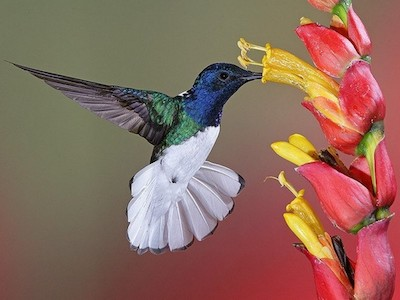
#> input picture data/bird.jpg, 400 x 300 px
$ jupyter execute --allow-errors 04-01-clustering-homework.ipynb   (shell and % lines are left out)
#> lines starting #> are read from the running program, lines starting #| are printed output that depends on the picture
# Домашняя работа 4. Кластеризация.

1. Скачайте этот ноутбук к себе.
2. Заполните пропущенные ячейки, отвечая на заданные вопросы. Там должен быть код! (если не сказано обратное)
3. Сохраните результат в своём гитхаб репозитории.
4. Пришлите на почту ml-teachers ссылку на этот файл в вашем репозитории.
5. В теме письма указать `ML Homework #4: Name Surname`. Если тема будет неправильная, то задание не будет проверено.

**Дедлайн**: 19.11.2017 00:00 OMSK

    После дедлайна можно сдать, но вы получите штраф по баллам в рейтинге.

**Рассылка решений**: 23.11.2017 17:00 OMSK

    После рассылки задания совсем не имеют веса.

### Полезная литература

- [Интересные алгоритмы кластеризации, часть первая: Affinity propagation](https://habrahabr.ru/post/321216/) и другие статьи цикла
- [Глава 7: кластеризация и визуализация. К. В. Воронцов](http://www.machinelearning.ru/wiki/images/6/6d/Voron-ML-1.pdf)
- [Документация sklearn.clustering](http://scikit-learn.org/stable/modules/clustering.html)
- [K-Means Clustering - The Math of Intelligence. Siraj Raval](https://www.youtube.com/watch?v=9991JlKnFmk) объяснение с программированием KMeans вручную

[cell 1]
#!pip3 install numpy pandas scipy sklearn matplotlib seaborn Pillow scikit-image

## 1. Изображения (6 баллов)

С помощью алгоритмов кластеризации можно уменьшить число цветов в изображении. В данном случае будут кластеризоваться похожие пиксели. Такой подход позволяет перейти к суперпиксельному представлению изображений, которое является более компактным и используется в задачах компьютерного зрения.

Загрузим картинку `data/bird.jpg` с помощью scikit-image и выведите ее с помощью matplotlib.

[cell 2]
from skimage.io import imread
from matplotlib import pyplot as plt
import numpy as np

img = imread("data/bird.jpg")
#> img is the input picture: shape (300, 400, 3); mean R, G, B 141.5, 106.3, 93.7
plt.imshow(img)

### 1.1 Scale (0.5 балла)

Если вы посмотрите на содержимое numpy массива, в котором хранится изображение, то увидите, что там будут числа от 0 до 255. Нам лучше перейти к числам от 0 до 1.

**Преобразуйте вашу матрицу, как сказано выше.**

**Hint**: Это можно сделать с помощью функции `skimage.img_as_float`.

[cell 3]
from skimage import img_as_float
img_f = img_as_float(img)
img_f.shape
#> Out = (300, 400, 3)

### 1.2 Reshape (1 балл)

Мы получили матрицу размера `(300, 400, 3)`. Нам это не подходит. Чтобы запустить kMeans нам нужно иметь много-много объектов и 3 признака - значение яркости пикселя в канале Red, Green и Blue.

**Преобразуйте матрицу так, чтобы получилась матрица размера `(120000, 3)`. **

**Hint**: Вам пригодятся функции: `np.ravel` и `np.vstack`.

[cell 4]
img_f2 = img_f.reshape(120000,3)
img_f2.shape
#> Out = (120000, 3)

### 1.3 Train (0.5 балла)

Отлично. У нас есть подготовленные данные. Теперь мы будем находить кластеры похожих пикселей по цвету. Для этого создайте KMeans для, например, 8 цветов. **Обучите модель** (может занять около 10 секунд). С помощью магического макроса `%time` **покажите, сколько времени у вас занимало обучение**.

[cell 5]
import sklearn
from sklearn.cluster import KMeans
clf = KMeans(n_clusters=8)
clf.fit(img_f2)

### 1.4 Draw centroids (1 балл)

**Нарисуйте с помощью imshow центры кластеров**: будет 8 пикселей со средним цветом по всему кластеру.
Это называется цветовой палитрой.

**Hint**: reshape в 3 мерный массив, так как у вас будет 2-мерный

[cell 6]
center=clf.cluster_centers_
plt.imshow(center.reshape([1,8,3]));
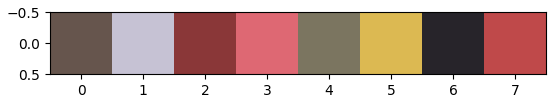
#> figure drawn by matplotlib, 1 panel

### 1.5 Draw final image (3 балла)

У нас есть значения цвета для каждого центра кластера. Каждый пиксель в результате обучения KMeans теперь имеет свой лейбл кластера. Значит мы можем заменить все пиксели на соответсвующие им центры класетров. Проведите это преобразование и выведите 8-цветное изображение.

**Hints**: `labels_`, `reshape`, `copy`, логические маски в numpy `arr[arr == 1] = 0`. У меня это 7 строк кода.

[cell 7]
cluster_labels = clf.fit_predict(img_f2)

[cell 8]
img_f8=np.copy(img_f2)
for i in range(cluster_labels.shape[0]):
    img_f8[i]=center[cluster_labels[i]]
img_8=img_as_float(img_f8.reshape(300,400,3));
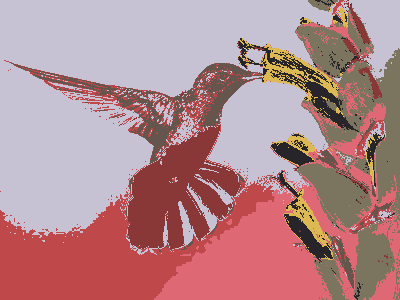
#> img_8: shape (300, 400, 3) float64; mean of channels 0, 1, 2 0.705, 0.539, 0.558; drawn as R, G, B
plt.imshow(img_8);
